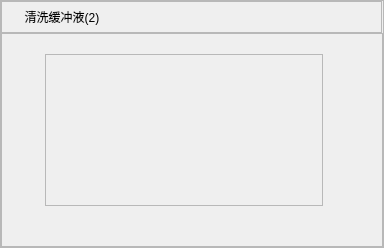
   <widget class="QFrame" name="CleanLiquid2Frame">
    <property name="geometry">
     <rect>
      <x>1522</x>
      <y>287</y>
      <width>384</width>
      <height>243</height>
     </rect>
    </property>
    <property name="minimumSize">
     <size>
      <width>380</width>
      <height>0</height>
     </size>
    </property>
    <property name="maximumSize">
     <size>
      <width>16777215</width>
      <height>243</height>
     </size>
    </property>
    <property name="frameShape">
     <enum>QFrame::StyledPanel</enum>
    </property>
    <property name="frameShadow">
     <enum>QFrame::Raised</enum>
    </property>
    <layout class="QVBoxLayout" name="verticalLayout_7">
     <property name="spacing">
      <number>0</number>
     </property>
     <property name="leftMargin">
      <number>0</number>
     </property>
     <property name="topMargin">
      <number>0</number>
     </property>
     <property name="rightMargin">
      <number>0</number>
     </property>
     <property name="bottomMargin">
      <number>0</number>
     </property>
     <item>
      <widget class="QFrame" name="CleanLiquid2TopFrame">
       <property name="minimumSize">
        <size>
         <width>381</width>
         <height>32</height>
        </size>
       </property>
       <property name="maximumSize">
        <size>
         <width>381</width>
         <height>32</height>
        </size>
       </property>
       <property name="frameShape">
        <enum>QFrame::StyledPanel</enum>
       </property>
       <property name="frameShadow">
        <enum>QFrame::Raised</enum>
       </property>
       <layout class="QHBoxLayout" name="horizontalLayout_4" stretch="0,1">
        <property name="spacing">
         <number>0</number>
        </property>
        <property name="leftMargin">
         <number>0</number>
        </property>
        <property name="topMargin">
         <number>0</number>
        </property>
        <property name="rightMargin">
         <number>0</number>
        </property>
        <property name="bottomMargin">
         <number>10</number>
        </property>
        <item>
         <widget class="QLabel" name="CleanLiquid2Lab">
          <property name="minimumSize">
           <size>
            <width>120</width>
            <height>30</height>
           </size>
          </property>
          <property name="maximumSize">
           <size>
            <width>16777215</width>
            <height>30</height>
           </size>
          </property>
          <property name="styleSheet">
           <string notr="true">padding-left:10px;
padding-right:10px;</string>
          </property>
          <property name="text">
           <string>清洗缓冲液(2)</string>
          </property>
          <property name="alignment">
           <set>Qt::AlignCenter</set>
          </property>
         </widget>
        </item>
        <item>
         <spacer name="horizontalSpacer_4">
          <property name="orientation">
           <enum>Qt::Horizontal</enum>
          </property>
          <property name="sizeHint" stdset="0">
           <size>
            <width>20</width>
            <height>20</height>
           </size>
          </property>
         </spacer>
        </item>
       </layout>
      </widget>
     </item>
     <item>
      <widget class="QFrame" name="CleanLiquid2BottleStretchFrame">
       <property name="frameShape">
        <enum>QFrame::StyledPanel</enum>
       </property>
       <property name="frameShadow">
        <enum>QFrame::Raised</enum>
       </property>
       <layout class="QGridLayout" name="gridLayout_3">
        <property name="leftMargin">
         <number>43</number>
        </property>
        <property name="topMargin">
         <number>20</number>
        </property>
        <property name="rightMargin">
         <number>59</number>
        </property>
        <property name="bottomMargin">
         <number>40</number>
        </property>
        <item row="0" column="0">
         <widget class="CheckableFrame" name="CleanLiquid2CheckFrame">
          <property name="minimumSize">
           <size>
            <width>278</width>
            <height>152</height>
           </size>
          </property>
          <property name="maximumSize">
           <size>
            <width>16777215</width>
            <height>152</height>
           </size>
          </property>
          <property name="frameShape">
           <enum>QFrame::StyledPanel</enum>
          </property>
          <property name="frameShadow">
           <enum>QFrame::Raised</enum>
          </property>
          <layout class="QGridLayout" name="gridLayout_7">
           <property name="leftMargin">
            <number>0</number>
           </property>
           <property name="topMargin">
            <number>0</number>
           </property>
           <property name="rightMargin">
            <number>0</number>
           </property>
           <property name="bottomMargin">
            <number>0</number>
           </property>
           <property name="spacing">
            <number>0</number>
           </property>
           <item row="0" column="0">
            <widget class="ImLiquidBottleWidget" name="CleanLiquid2Bottle" native="true">
             <property name="minimumSize">
              <size>
               <width>214</width>
               <height>136</height>
              </size>
             </property>
             <property name="maximumSize">
              <size>
               <width>214</width>
               <height>136</height>
              </size>
             </property>
            </widget>
           </item>
          </layout>
         </widget>
        </item>
       </layout>
      </widget>
     </item>
    </layout>
    <zorder>CleanLiquid2BottleStretchFrame</zorder>
    <zorder>CleanLiquid2TopFrame</zorder>
   </widget>
